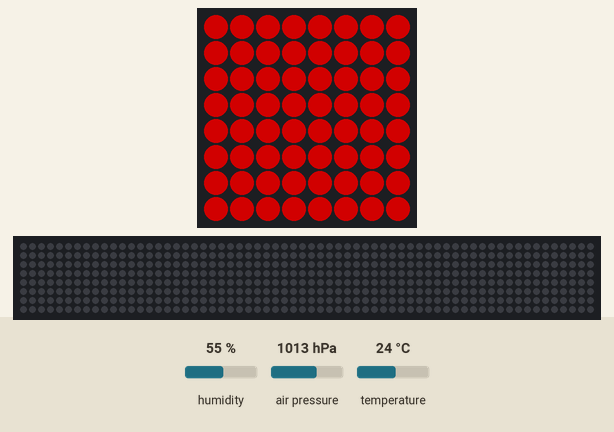
The program below on a simulated Raspberry Pi (BCM pin numbers) with a Sense HAT. On the bench: the Sense HAT's 8×8 RGB LED matrix, a strip that is not on the board, showing the scrolling text unrolled. The inputs (shaded band) are chosen by the test bench; at power-on: humidity 55 %, air pressure 1013 hPa, temperature 24 °C. Dim RGB values are drawn brighter than linear; the 64×8 strip is a reading aid, not a part: it shows the text the matrix is scrolling, unrolled, one strip-width of it at a time; what the program prints to the terminal is not drawn.

Above: at 0.12 s.
At 1.13 s:
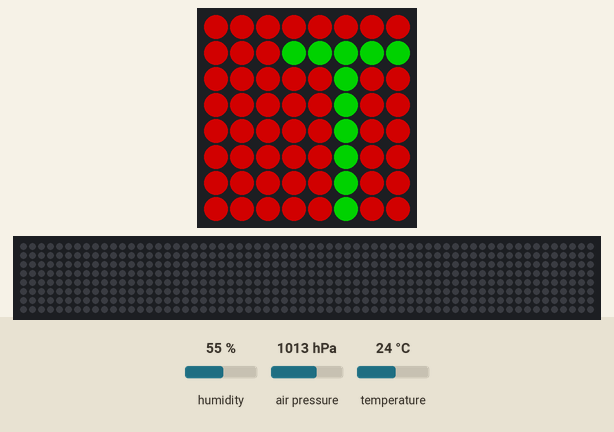
At 10.76 s:
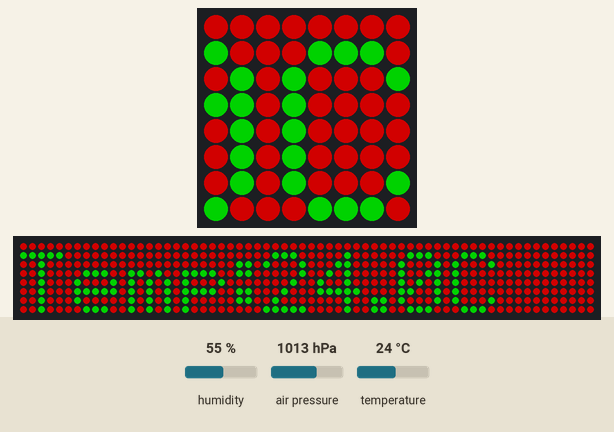
At 20.39 s:
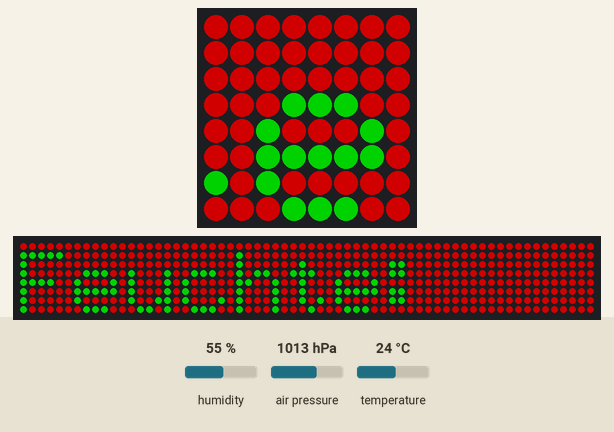
At 30.03 s:
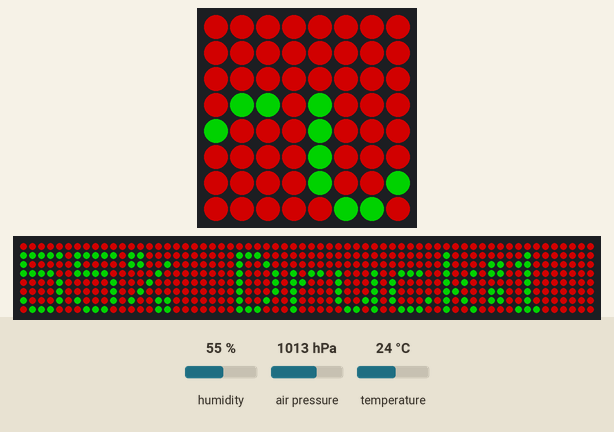
At 39.86 s:
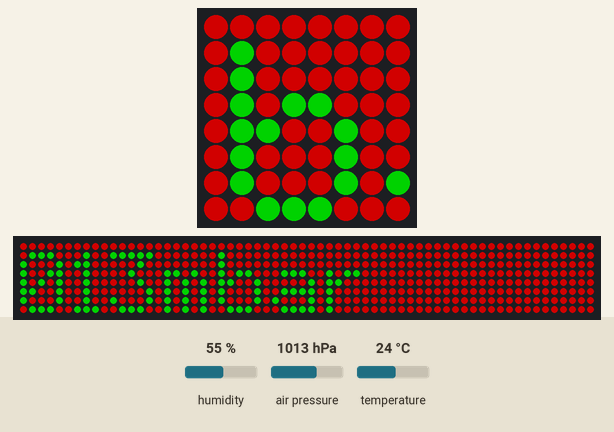

The program:

meteoStation.py
```python
#!/usr/bin/python3

# ------------------------------------------------------------------
# Name: meteoStation.py
#
# Description: Zeigt Luftdruck, Temperatur und Luftfeuchtigkeit
#              auf dem Pixel-Display an
#
# Autor: Walter Rothlin
#
# History:
# 10-Apr-2018	Walter Rothlin		Initial Version
# 13-Apr-2021   Walter Rothlin		Refactoring
# ------------------------------------------------------------------

from sense_hat import SenseHat
from time import sleep


# Start Main  (Hauptprogramm)
sense = SenseHat()
while True:
	sense.clear()
	temp = round(sense.get_temperature(), 2)
	feuchte = sense.get_humidity()
	druck = sense.get_pressure()
	displyStr = "Temp:{T:4.1f}C Feuchte:{Fe:3.0f}% Druck:{druck:3.0f}mbar".format(Fe=feuchte, T=temp, druck=druck)
	print(displyStr)
	sense.show_message(displyStr, scroll_speed=0.2, back_colour=[125, 0, 0], text_colour=[0, 125, 0])
```
